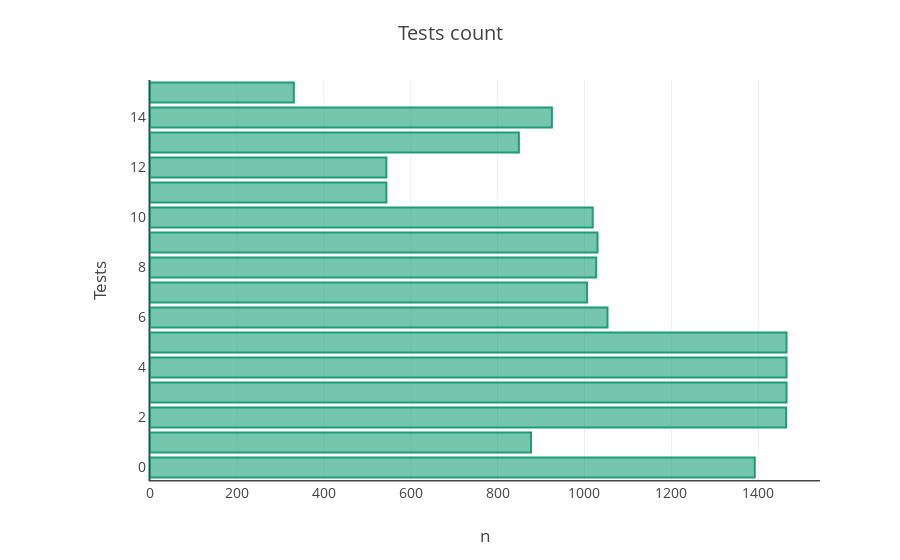

The cell this chart's notebook holds for it:
### Code cell
test_count_bar = plot_count_bar(
    df_tidy, 'test', title='Tests count', xtitle='n', ytitle='Tests')
py.iplot(test_count_bar, filename='mvc/test_count_bar')

### Figure 1 — Plotly figure (JSON) as saved in the notebook; plotly's stock layout.template omitted (floating-point values rounded to 4 significant figures)
{"data": [{"marker": {"color": "rgba(27, 158, 119, 0.6)", "line": {"color": "rgba(27, 158, 119, 1.0)", "width": 2}}, "orientation": "h", "type": "bar", "x": [1392, 877, 1464, 1465, 1465, 1465, 1053, 1006, 1027, 1030, 1019, 544, 544, 849, 925, 331], "y": null}], "layout": {"font": {"size": 14}, "hovermode": "closest", "margin": {"b": 80, "l": 150, "pad": 0, "r": 80, "t": 80}, "title": "Tests count", "xaxis": {"linewidth": 1.5, "showline": true, "title": "n"}, "yaxis": {"linewidth": 1.5, "nticks": 16, "showline": true, "title": "Tests"}}}
